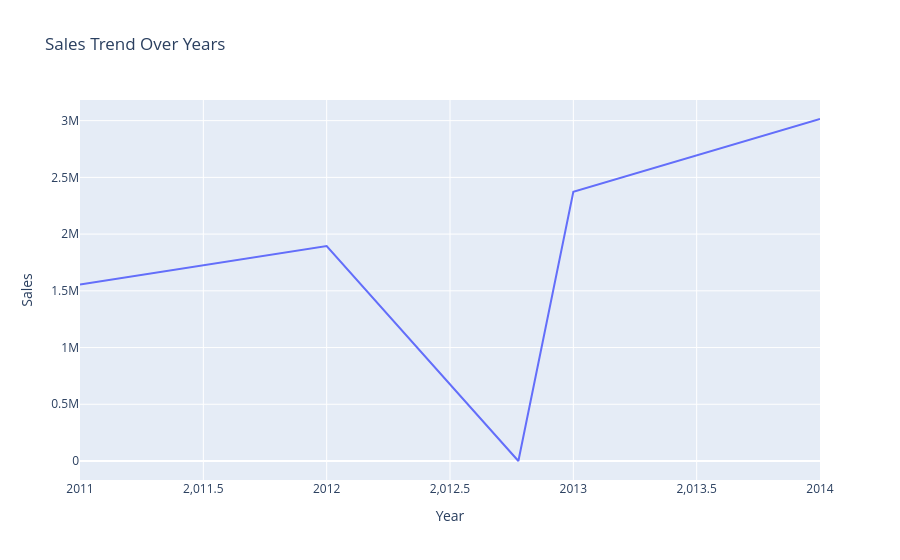

Notebook code cell kept with this figure:
### Markdown cell above
# Sales over the years

### Code cell
sales_by_year = df.groupby("Year")["Sales"].sum().reset_index()

px.line(sales_by_year,
        x="Year",
        y="Sales",
        title="Sales Trend Over Years")

### Figure 1 — Plotly figure (JSON) as saved in the notebook; plotly's stock layout.template omitted (floating-point values rounded to 4 significant figures)
{"data": [{"hovertemplate": "Year=%{x}<br>Sales=%{y}<extra></extra>", "legendgroup": "", "line": {"color": "#636efa", "dash": "solid"}, "marker": {"symbol": "circle"}, "mode": "lines", "name": "", "orientation": "v", "showlegend": false, "type": "scatter", "x": [2011.0, 2012.0, 2013.0, 2013.0, 2014.0], "xaxis": "x", "y": [1555871, 1894959, 19, 2372419, 3014587], "yaxis": "y"}], "layout": {"legend": {"tracegroupgap": 0}, "title": {"text": "Sales Trend Over Years"}, "xaxis": {"anchor": "y", "domain": [0, 1], "title": {"text": "Year"}}, "yaxis": {"anchor": "x", "domain": [0, 1], "title": {"text": "Sales"}}}}
